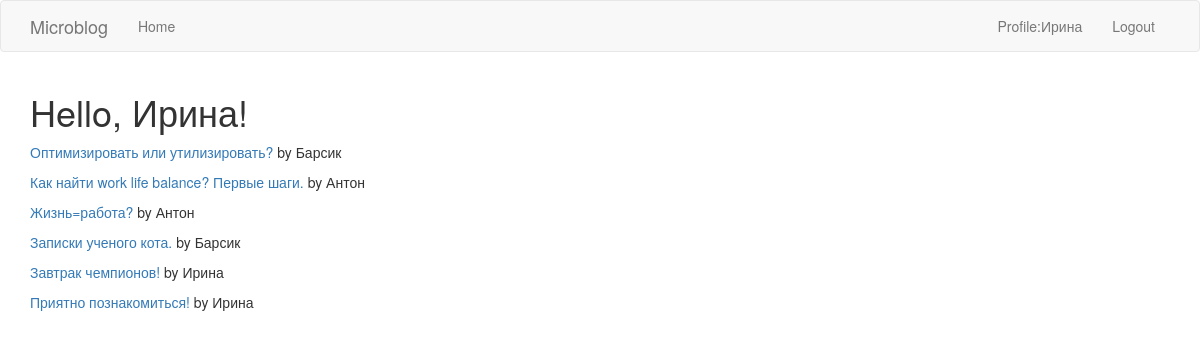
Screenshot of /index (signed in) with the database file from the repository.
### blog/models.py (models this page shows, shortened)
class Users(UserMixin, db.Model):
    id = db.Column(db.Integer, primary_key=True)
    username = db.Column(db.String(64), index=True, unique=True)
    email = db.Column(db.String(120), index=True, unique=True)
    password_hash = db.Column(db.String(128))
    posts = db.relationship("Posts", backref='author', lazy='dynamic', cascade="all,delete")
    comments = db.relationship("Comments", backref="author", lazy="dynamic", cascade="all,delete")

class Posts(db.Model):
    id = db.Column(db.Integer, primary_key=True)
    author_id = db.Column(db.Integer, db.ForeignKey('users.id'))
    title = db.Column(db.String(64))
    content = db.Column(db.String(2000))
    publication_datetime = db.Column(db.DateTime, index=True, default=datetime.utcnow)
    comments = db.relationship("Comments", backref="post", lazy="dynamic", cascade="all,delete")

### blog/routes.py (the view)
@app.route('/')
@app.route('/index')
def index():
    posts = Posts.query.order_by(Posts.publication_datetime.desc()).all()
    return render_template("index.html", title="Home", posts=posts)

### blog/models.py (called while the page is built)
@login.user_loader
def load_user(id):
    return Users.query.get(int(id))

### blog/templates/index.html
{% extends "base.html" %}
{% block app_content %}
    {% if current_user.username %}
        <h1>Hello, {{ current_user.username }}!</h1>
    {% else %}
        <h1>Hello!</h1>
    {% endif %}
    {% if posts %}
        {% for post in posts %}
        <div>
            <p><a href="{{ url_for('post', post_id=post.id) }}">{{ post.title }}</a> by {{ post.author.username }}</p>
        </div>
        {% endfor %}
    {% else %}
        <p>There is no posts yet</p>
    {% endif %}
{% endblock %}

### blog/templates/base.html (shortened to what this page needs)
{% extends 'bootstrap/base.html' %}
{% block navbar %}
    <nav class="navbar navbar-default">
        <div class="container">
            <div class="navbar-header">
                <a class="navbar-brand" href="{{ url_for('index') }}">Microblog</a>
            </div>
            <div class="collapse navbar-collapse" id="bs-example-navbar-collapse-1">
                <ul class="nav navbar-nav">
                    <li><a href="{{ url_for('index') }}">Home</a></li>
                </ul>
                <ul class="nav navbar-nav navbar-right">
                    {% if current_user.is_anonymous %}
                    <li><a href="{{ url_for('login') }}">Login</a></li>
                    {% else %}
                    <li><a href="{{ url_for('user', username=current_user.username) }}">Profile:{{ current_user.username }}</a></li>
                    <li><a href="{{ url_for('logout') }}">Logout</a></li>
                    {% endif %}
                </ul>
            </div>
        </div>
    </nav>
{% endblock %}
{% block content %}
    <div class="container">
        {% block app_content %}{% endblock %}
    </div>
{% endblock %}

### rows the page displays
Users: username "Ирина"
Posts: title "Оптимизировать или утилизировать?", author.username "Барсик"
Posts: title "Как найти work life balance? Первые шаги.", author.username "Антон"
Posts: title "Жизнь=работа?", author.username "Антон"
Posts: title "Записки ученого кота.", author.username "Барсик"
Posts: title "Завтрак чемпионов!", author.username "Ирина"
Posts: title "Приятно познакомиться!", author.username "Ирина"
